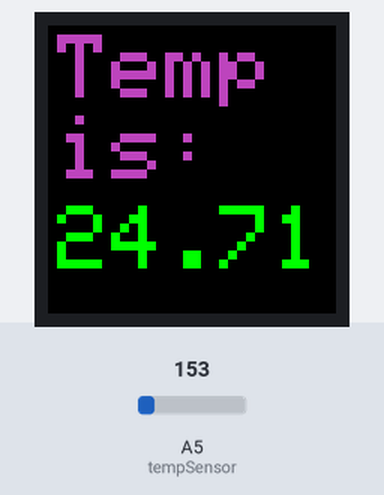
A sketch run on a simulated Arduino Uno, built with avr-gcc and run on an emulated ATmega328P. Shown: 32×32 colour display. The inputs (shaded band) are chosen by the test bench; at power-on: A5 (tempSensor) = 153.

Above: at 1.8 s.
1.9 s: A5 (tempSensor) set to 165
At 2.8 s:
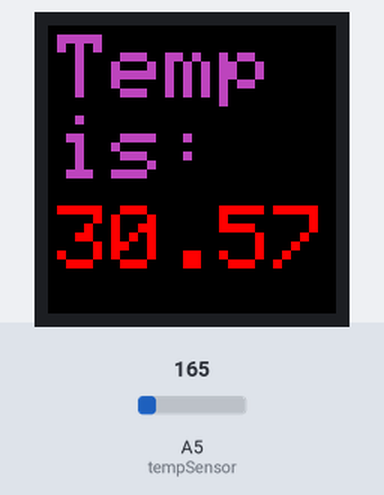
6.0 s: A5 (tempSensor) set to 175
At 6.6 s:
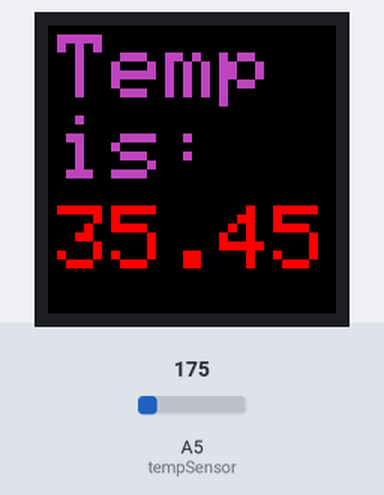
8.6 s: A5 (tempSensor) set to 191
At 10.0 s:
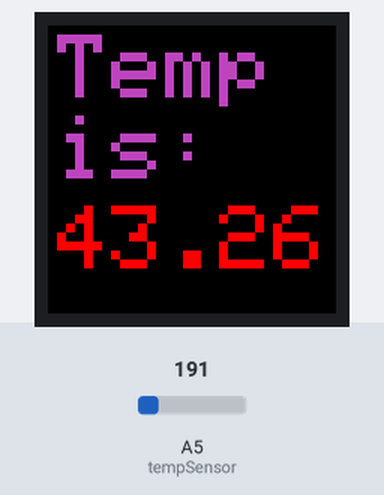
Timing chart, 0 to 11.6 s (numbered marks = the images above; inputs shaded):
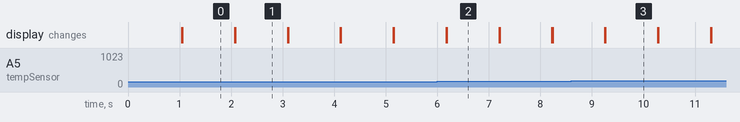

Measured:
- after the input at 1.9 s, the display: first differs from a run without the input after 0.18 s (image 1)
- after the input at 6.0 s, the display: first differs from a run without the input after 0.18 s (image 2)
- after the input at 8.6 s, the display: first differs from a run without the input after 0.66 s (image 3)
- what the display in image 1 shows lasts 1.0 s, from 2.1 s to 3.1 s

The sketch:

temp.ino
```cpp
#include <Adafruit_GFX.h>   // Core graphics library
#include <RGBmatrixPanel.h> // Hardware-specific library

//The following is necessary for the matrix, however, it can be placed in a header file for simplicity for the students
#define CLK 8
#define OE  9
#define LAT 10
#define A   A0
#define B   A1
#define C   A2
#define D   A3
RGBmatrixPanel matrix(A, B, C, D, CLK, LAT, OE, false);

//Temperature sensor on pin A5:
int tempSensor = A5;


void setup() {
  matrix.begin();  //Start up the matrix
  pinMode(tempSensor, INPUT);
}

void loop() {
  //Conversion as used in previous exmples:
  double reading = analogRead(tempSensor);
  double vol= (reading * (5.0/1024));
  double temp = ((vol-0.5)*100);

  matrix.setCursor(1,1); //Start at place (1, 1)
  matrix.setTextSize(1);  //Set text size
  matrix.setTextColor(matrix.Color333(5,2,5));  //Set text color in terms of RGB (red, green, blue)
  matrix.print("Temp");  //Print "Temp" on matrix. This will use the space, size and color previously definied.

  //The same set up is followed for the next line. The Y cordinates move to 10 since font 1 has a height of 8 pixels.
  matrix.setCursor(1,10);
  matrix.setTextSize(1);
  matrix.setTextColor(matrix.Color333(5,2,5));
  matrix.print("is:");

  //Set up temperature printing:
  matrix.setCursor(1,20);
  matrix.setTextSize(1);

  //Temperature color is..
  if (temp<20.0) {
      matrix.setTextColor(matrix.Color333(0,0,7));   //Blue if lower than 20 (cold)
  }
  else if (20.0<temp && temp<25.0) {
      matrix.setTextColor(matrix.Color333(0,7,0));   //Green if between 20 and 25 (comfortable)
  }
  else if (temp>24.0) {
      matrix.setTextColor(matrix.Color333(7,0,0));   //Red if above 25 (hot)
  }

  matrix.print(temp);    //Print the temperature

  delay(1000);    //Wait a second
  matrix.fillScreen(matrix.Color333(0, 0, 0));    //Reset board
}
```
